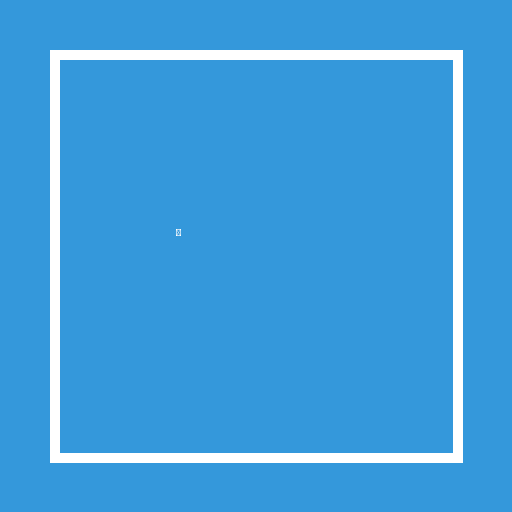
#> input picture static/icon-512.png, 512 x 512 px
$ python crea_icone.py
#> lines starting #> are read from the running program, lines starting #| are printed output that depends on the picture
from PIL import Image
import os

# Usa l'icona che hai appena copiato in static
img = Image.open('static/icon-512.png')
#> img is the input picture: PIL image 512x512 RGB; mean R, G, B 64.5, 158.3, 221.2
print('✅ Icona 512x512 caricata')

# Crea le altre dimensioni
for s in [72, 96, 128, 144, 152, 192, 256]:
    img_resized = img.resize((s, s))
    img_resized.save(f'static/icon-{s}.png')
    print(f'✅ Icona {s}x{s} creata')
#> this loop made 7 passes
#> pass 1, `img_resized = img.resize((s, s))`:
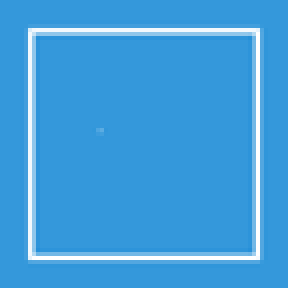
#> img_resized: PIL image 72x72 RGB (shown 4 times larger); mean R, G, B 64.5, 158.3, 221.2
#> pass 2, `img_resized = img.resize((s, s))`:
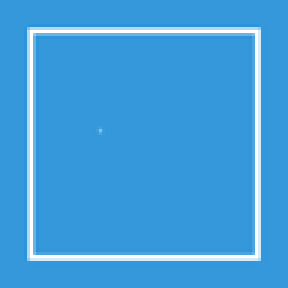
#> img_resized: PIL image 96x96 RGB (shown 3 times larger); mean R, G, B 64.3, 158.3, 221.2
#> pass 3, `img_resized = img.resize((s, s))`:
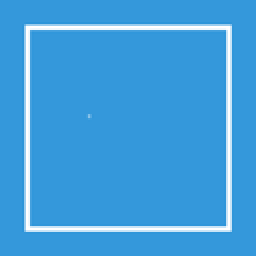
#> img_resized: PIL image 128x128 RGB (shown 2 times larger); mean R, G, B 64.2, 158.2, 221.2

print('✅ Tutte le icone sono state generate!')
